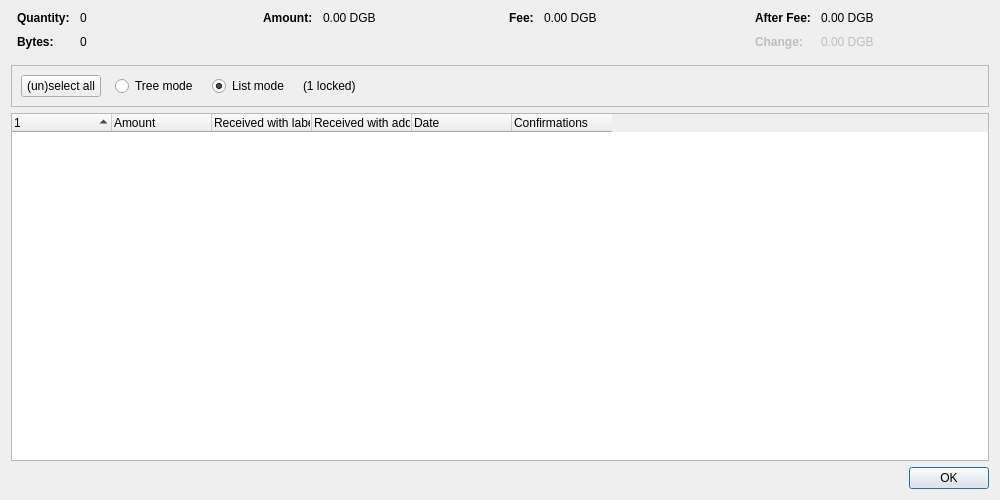
<?xml version="1.0" encoding="UTF-8"?>
<ui version="4.0">
 <class>CoinControlDialog</class>
 <widget class="QDialog" name="CoinControlDialog">
  <property name="geometry">
   <rect>
    <x>0</x>
    <y>0</y>
    <width>1000</width>
    <height>500</height>
   </rect>
  </property>
  <property name="windowTitle">
   <string>Coin Selection</string>
  </property>
  <layout class="QVBoxLayout" name="verticalLayout">
   <item>
    <layout class="QHBoxLayout" name="horizontalLayoutTop" stretch="0,0,0,0">
     <property name="topMargin">
      <number>0</number>
     </property>
     <property name="bottomMargin">
      <number>10</number>
     </property>
     <item>
      <layout class="QFormLayout" name="formLayoutCoinControl1">
       <property name="labelAlignment">
        <set>Qt::AlignLeft|Qt::AlignVCenter</set>
       </property>
       <property name="horizontalSpacing">
        <number>10</number>
       </property>
       <property name="verticalSpacing">
        <number>10</number>
       </property>
       <property name="leftMargin">
        <number>6</number>
       </property>
       <property name="rightMargin">
        <number>6</number>
       </property>
       <item row="0" column="0">
        <widget class="QLabel" name="labelCoinControlQuantityText">
         <property name="font">
          <font>
           <weight>75</weight>
           <bold>true</bold>
          </font>
         </property>
         <property name="text">
          <string>Quantity:</string>
         </property>
        </widget>
       </item>
       <item row="0" column="1">
        <widget class="QLabel" name="labelCoinControlQuantity">
         <property name="cursor">
          <cursorShape>IBeamCursor</cursorShape>
         </property>
         <property name="contextMenuPolicy">
          <enum>Qt::ActionsContextMenu</enum>
         </property>
         <property name="text">
          <string notr="true">0</string>
         </property>
         <property name="textInteractionFlags">
          <set>Qt::LinksAccessibleByMouse|Qt::TextSelectableByKeyboard|Qt::TextSelectableByMouse</set>
         </property>
        </widget>
       </item>
       <item row="1" column="0">
        <widget class="QLabel" name="labelCoinControlBytesText">
         <property name="font">
          <font>
           <weight>75</weight>
           <bold>true</bold>
          </font>
         </property>
         <property name="text">
          <string>Bytes:</string>
         </property>
        </widget>
       </item>
       <item row="1" column="1">
        <widget class="QLabel" name="labelCoinControlBytes">
         <property name="cursor">
          <cursorShape>IBeamCursor</cursorShape>
         </property>
         <property name="contextMenuPolicy">
          <enum>Qt::ActionsContextMenu</enum>
         </property>
         <property name="text">
          <string notr="true">0</string>
         </property>
         <property name="textInteractionFlags">
          <set>Qt::LinksAccessibleByMouse|Qt::TextSelectableByKeyboard|Qt::TextSelectableByMouse</set>
         </property>
        </widget>
       </item>
      </layout>
     </item>
     <item>
      <layout class="QFormLayout" name="formLayoutCoinControl2">
       <property name="horizontalSpacing">
        <number>10</number>
       </property>
       <property name="verticalSpacing">
        <number>10</number>
       </property>
       <property name="leftMargin">
        <number>6</number>
       </property>
       <property name="rightMargin">
        <number>6</number>
       </property>
       <item row="0" column="0">
        <widget class="QLabel" name="labelCoinControlAmountText">
         <property name="font">
          <font>
           <weight>75</weight>
           <bold>true</bold>
          </font>
         </property>
         <property name="text">
          <string>Amount:</string>
         </property>
        </widget>
       </item>
       <item row="0" column="1">
        <widget class="QLabel" name="labelCoinControlAmount">
         <property name="cursor">
          <cursorShape>IBeamCursor</cursorShape>
         </property>
         <property name="contextMenuPolicy">
          <enum>Qt::ActionsContextMenu</enum>
         </property>
         <property name="text">
          <string notr="true">0.00 DGB</string>
         </property>
         <property name="textInteractionFlags">
          <set>Qt::LinksAccessibleByMouse|Qt::TextSelectableByKeyboard|Qt::TextSelectableByMouse</set>
         </property>
        </widget>
       </item>
      </layout>
     </item>
     <item>
      <layout class="QFormLayout" name="formLayoutCoinControl3">
       <property name="horizontalSpacing">
        <number>10</number>
       </property>
       <property name="verticalSpacing">
        <number>10</number>
       </property>
       <property name="leftMargin">
        <number>6</number>
       </property>
       <property name="rightMargin">
        <number>6</number>
       </property>
       <item row="0" column="0">
        <widget class="QLabel" name="labelCoinControlFeeText">
         <property name="font">
          <font>
           <weight>75</weight>
           <bold>true</bold>
          </font>
         </property>
         <property name="text">
          <string>Fee:</string>
         </property>
        </widget>
       </item>
       <item row="0" column="1">
        <widget class="QLabel" name="labelCoinControlFee">
         <property name="cursor">
          <cursorShape>IBeamCursor</cursorShape>
         </property>
         <property name="contextMenuPolicy">
          <enum>Qt::ActionsContextMenu</enum>
         </property>
         <property name="text">
          <string notr="true">0.00 DGB</string>
         </property>
         <property name="textInteractionFlags">
          <set>Qt::LinksAccessibleByMouse|Qt::TextSelectableByKeyboard|Qt::TextSelectableByMouse</set>
         </property>
        </widget>
       </item>
      </layout>
     </item>
     <item>
      <layout class="QFormLayout" name="formLayoutCoinControl4">
       <property name="labelAlignment">
        <set>Qt::AlignLeft|Qt::AlignVCenter</set>
       </property>
       <property name="horizontalSpacing">
        <number>10</number>
       </property>
       <property name="verticalSpacing">
        <number>10</number>
       </property>
       <property name="leftMargin">
        <number>6</number>
       </property>
       <property name="rightMargin">
        <number>6</number>
       </property>
       <item row="0" column="0">
        <widget class="QLabel" name="labelCoinControlAfterFeeText">
         <property name="font">
          <font>
           <weight>75</weight>
           <bold>true</bold>
          </font>
         </property>
         <property name="text">
          <string>After Fee:</string>
         </property>
        </widget>
       </item>
       <item row="0" column="1">
        <widget class="QLabel" name="labelCoinControlAfterFee">
         <property name="cursor">
          <cursorShape>IBeamCursor</cursorShape>
         </property>
         <property name="contextMenuPolicy">
          <enum>Qt::ActionsContextMenu</enum>
         </property>
         <property name="text">
          <string notr="true">0.00 DGB</string>
         </property>
         <property name="textInteractionFlags">
          <set>Qt::LinksAccessibleByMouse|Qt::TextSelectableByKeyboard|Qt::TextSelectableByMouse</set>
         </property>
        </widget>
       </item>
       <item row="1" column="0">
        <widget class="QLabel" name="labelCoinControlChangeText">
         <property name="enabled">
          <bool>false</bool>
         </property>
         <property name="font">
          <font>
           <weight>75</weight>
           <bold>true</bold>
          </font>
         </property>
         <property name="text">
          <string>Change:</string>
         </property>
        </widget>
       </item>
       <item row="1" column="1">
        <widget class="QLabel" name="labelCoinControlChange">
         <property name="enabled">
          <bool>false</bool>
         </property>
         <property name="cursor">
          <cursorShape>IBeamCursor</cursorShape>
         </property>
         <property name="contextMenuPolicy">
          <enum>Qt::ActionsContextMenu</enum>
         </property>
         <property name="text">
          <string notr="true">0.00 DGB</string>
         </property>
         <property name="textInteractionFlags">
          <set>Qt::LinksAccessibleByMouse|Qt::TextSelectableByKeyboard|Qt::TextSelectableByMouse</set>
         </property>
        </widget>
       </item>
      </layout>
     </item>
    </layout>
   </item>
   <item>
    <widget class="QFrame" name="frame">
     <property name="minimumSize">
      <size>
       <width>0</width>
       <height>40</height>
      </size>
     </property>
     <property name="frameShape">
      <enum>QFrame::StyledPanel</enum>
     </property>
     <property name="frameShadow">
      <enum>QFrame::Sunken</enum>
     </property>
     <layout class="QHBoxLayout" name="horizontalLayout">
      <item>
       <layout class="QHBoxLayout" name="horizontalLayoutPanel" stretch="0,0,0,0,0">
        <property name="spacing">
         <number>14</number>
        </property>
        <item>
         <widget class="QPushButton" name="pushButtonSelectAll">
          <property name="sizePolicy">
           <sizepolicy hsizetype="Maximum" vsizetype="Fixed">
            <horstretch>0</horstretch>
            <verstretch>0</verstretch>
           </sizepolicy>
          </property>
          <property name="text">
           <string>(un)select all</string>
          </property>
          <property name="autoDefault">
           <bool>false</bool>
          </property>
         </widget>
        </item>
        <item>
         <widget class="QRadioButton" name="radioTreeMode">
          <property name="sizePolicy">
           <sizepolicy hsizetype="Maximum" vsizetype="Fixed">
            <horstretch>0</horstretch>
            <verstretch>0</verstretch>
           </sizepolicy>
          </property>
          <property name="text">
           <string>Tree mode</string>
          </property>
         </widget>
        </item>
        <item>
         <widget class="QRadioButton" name="radioListMode">
          <property name="sizePolicy">
           <sizepolicy hsizetype="Maximum" vsizetype="Fixed">
            <horstretch>0</horstretch>
            <verstretch>0</verstretch>
           </sizepolicy>
          </property>
          <property name="text">
           <string>List mode</string>
          </property>
          <property name="checked">
           <bool>true</bool>
          </property>
         </widget>
        </item>
        <item>
         <widget class="QLabel" name="labelLocked">
          <property name="text">
           <string notr="true">(1 locked)</string>
          </property>
         </widget>
        </item>
        <item>
         <spacer name="horizontalSpacer">
          <property name="orientation">
           <enum>Qt::Horizontal</enum>
          </property>
          <property name="sizeHint" stdset="0">
           <size>
            <width>40</width>
            <height>20</height>
           </size>
          </property>
         </spacer>
        </item>
       </layout>
      </item>
     </layout>
    </widget>
   </item>
   <item>
    <widget class="CoinControlTreeWidget" name="treeWidget">
     <property name="contextMenuPolicy">
      <enum>Qt::CustomContextMenu</enum>
     </property>
     <property name="sortingEnabled">
      <bool>false</bool>
     </property>
     <property name="columnCount">
      <number>6</number>
     </property>
     <attribute name="headerShowSortIndicator" stdset="0">
      <bool>true</bool>
     </attribute>
     <attribute name="headerStretchLastSection">
      <bool>false</bool>
     </attribute>
     <column>
      <property name="text">
       <string/>
      </property>
     </column>
     <column>
      <property name="text">
       <string>Amount</string>
      </property>
     </column>
     <column>
      <property name="text">
       <string>Received with label</string>
      </property>
     </column>
     <column>
      <property name="text">
       <string>Received with address</string>
      </property>
     </column>
     <column>
      <property name="text">
       <string>Date</string>
      </property>
     </column>
     <column>
      <property name="text">
       <string>Confirmations</string>
      </property>
      <property name="toolTip">
       <string>Confirmed</string>
      </property>
     </column>
     <column>
      <property name="text">
       <string/>
      </property>
     </column>
     <column>
      <property name="text">
       <string/>
      </property>
     </column>
     <column>
      <property name="text">
       <string/>
      </property>
     </column>
     <column>
      <property name="text">
       <string/>
      </property>
     </column>
    </widget>
   </item>
   <item>
    <widget class="QDialogButtonBox" name="buttonBox">
     <property name="orientation">
      <enum>Qt::Horizontal</enum>
     </property>
     <property name="standardButtons">
      <set>QDialogButtonBox::Ok</set>
     </property>
    </widget>
   </item>
  </layout>
 </widget>
 <customwidgets>
  <customwidget>
   <class>CoinControlTreeWidget</class>
   <extends>QTreeWidget</extends>
   <header>qt/coincontroltreewidget.h</header>
  </customwidget>
 </customwidgets>
 <resources/>
 <connections/>
</ui>
